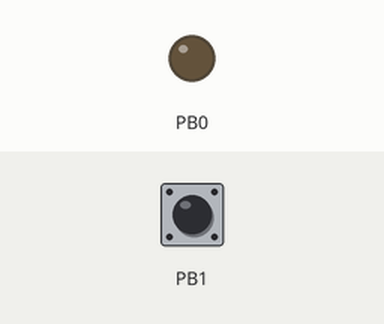
Recording of a program running on a simulated ATmega328P, built with avr-gcc and emulated at 1 MHz (the files do not name the chip). On the bench: output pins drawn as LEDs (lit = HIGH). Inputs (shaded band) come from the test bench; at power-on: PB1 HIGH.

Above: at 1.2 s.
1.3 s: PB1 pulled LOW for 0.15 s
At 1.37 s:
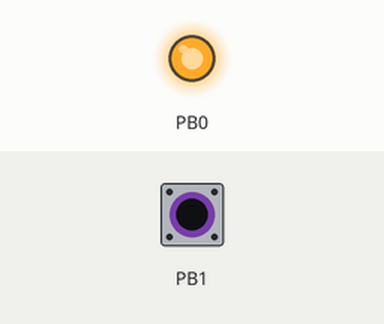
2.9 s: PB1 pulled LOW for 3.2 s
At 7.2 s:
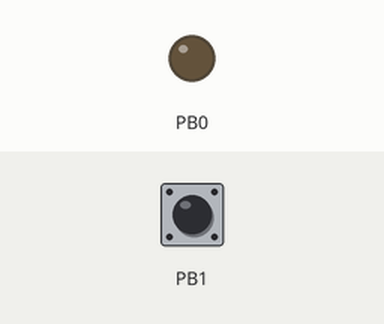
Timing chart, 0 to 8.7 s (numbered marks = the images above; inputs shaded):
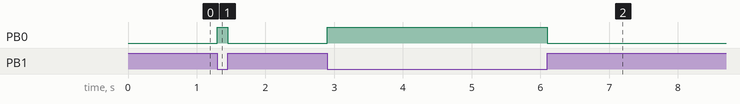

The program:

main.c
```c
/*
* GccApplication2.c
*
* Created: 12/11/2024 2:09:10 PM
* Author : Omar_
*/
#define F_CPU 1000000UL

#define SET_BIT(reg,bit)        reg |= (1<<(bit))
#define CLR_BIT(reg,bit)        reg &=~(1<<(bit))
#define GET_BIT(reg,bit)        ((reg>>bit) & 1 )

typedef unsigned char        u8 ;
typedef unsigned short int    u16;
typedef unsigned long int     u32;

#include <avr/io.h>
#include <util/delay.h>

int main(void)
{
	// Configure PORTB,0 as output for LED
	SET_BIT(DDRB, 0);
	// Configure PORTB,1 as input for button and enable internal pull-up
	CLR_BIT(DDRB, 1);
	SET_BIT(PORTB, 1);

	while (1)
	{
		// Check if the button is pressed (active low)
		if (!GET_BIT(PINB, 1))
		{
			// Turn on the LED
			SET_BIT(PORTB, 0);
		}
		else
		{
			// Turn off the LED
			CLR_BIT(PORTB, 0);
		}
	}
}
```

Measured:
- after the input at 1.3 s, PB0: LOW → HIGH at once, → LOW 0.15 s later
- after the input at 2.9 s, PB0: LOW → HIGH at once, → LOW 3.2 s later
